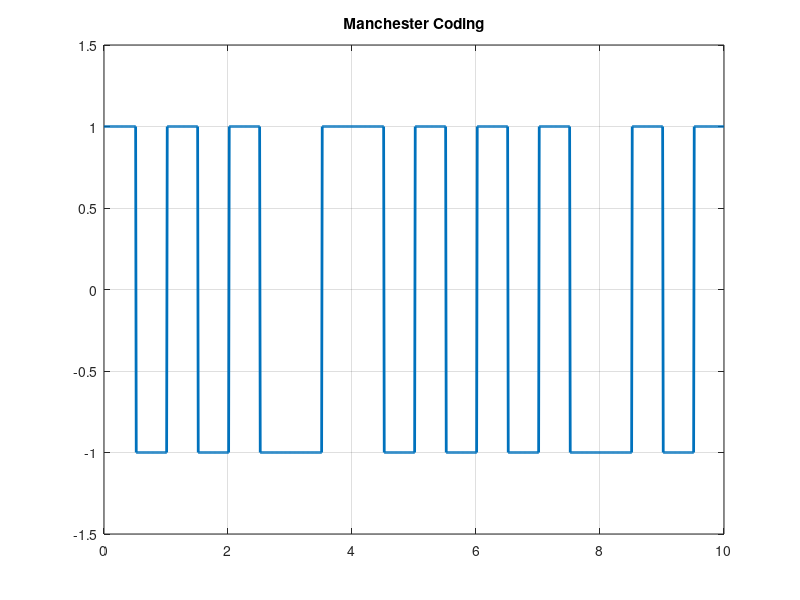

Here is the MATLAB script that generated this plot:
%Split Phase-Manchester Coding
clc;
clear all;
close all;
N=10;
n=randi([0,1],1,N) 
%Binary to Manchester Conversion
nnn=[];
for m=1:N
 if n(m)==1
 nn=[1 -1];
 else
 nn=[-1 1];
 end
 nnn=[nnn nn];
end 
nnn
%Manchester Coding Pulse Shaping
i=1;
l=0.5;
t=0:0.01:length(n);
for j=1:length(t)
 if t(j)<=l
 y(j)=nnn(i); 
 else
 y(j)=nnn(i);
 i=i+1;
 l=l+0.5;
 end
end
plot(t,y,'lineWidth', 2); %Linewidth 2 for clear visualization
axis([0,N,-1.5,1.5]); %Axis set-up
grid on;
title('Manchester Coding');